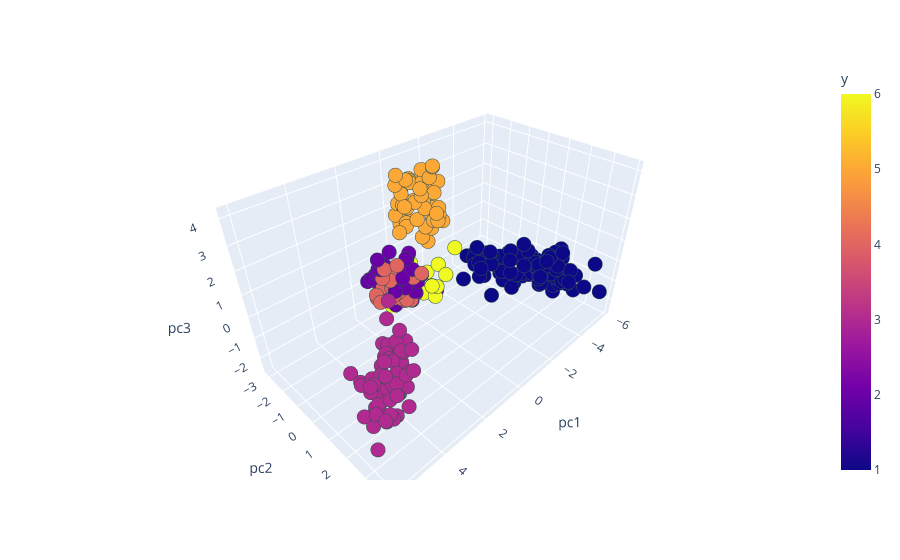

The cell this chart's notebook holds for it:
### Code cell
import plotly.express as px
fig = px.scatter_3d(new_data, x='pc1', y='pc2', z='pc3', color='y')
fig.update_traces(marker=dict(size=5,
                              line=dict(width=2,
                                        color='DarkSlateGrey')),
                  selector=dict(mode='markers'))
fig.show()
fig.write_image("fig1.png")
fig.write_image("fig1.pdf")

### Figure 1 — Plotly figure (JSON) as saved in the notebook; plotly's stock layout.template omitted (floating-point values rounded to 4 significant figures; data arrays with more than 128 entries replaced by an {"elided": "..."} marker saying what was removed)
{"data": [{"hovertemplate": "pc1=%{x}<br>pc2=%{y}<br>pc3=%{z}<br>y=%{marker.color}<extra></extra>", "legendgroup": "", "marker": {"color": {"elided": "365 int values"}, "coloraxis": "coloraxis", "line": {"color": "DarkSlateGrey", "width": 2}, "size": 5, "symbol": "circle"}, "mode": "markers", "name": "", "scene": "scene", "showlegend": false, "type": "scatter3d", "x": {"elided": "365 float values"}, "y": {"elided": "365 float values"}, "z": {"elided": "365 float values"}}], "layout": {"coloraxis": {"colorbar": {"title": {"text": "y"}}, "colorscale": [[0, "#0d0887"], [0.1111, "#46039f"], [0.2222, "#7201a8"], [0.3333, "#9c179e"], [0.4444, "#bd3786"], [0.5556, "#d8576b"], [0.6667, "#ed7953"], [0.7778, "#fb9f3a"], [0.8889, "#fdca26"], [1, "#f0f921"]]}, "legend": {"tracegroupgap": 0}, "margin": {"t": 60}, "scene": {"domain": {"x": [0, 1], "y": [0, 1]}, "xaxis": {"title": {"text": "pc1"}}, "yaxis": {"title": {"text": "pc2"}}, "zaxis": {"title": {"text": "pc3"}}}}}
